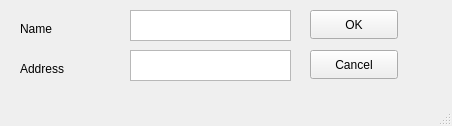
<?xml version="1.0" encoding="UTF-8"?>
<ui version="4.0">
 <class>MainWindow</class>
 <widget class="QMainWindow" name="MainWindow">
  <property name="geometry">
   <rect>
    <x>0</x>
    <y>0</y>
    <width>452</width>
    <height>126</height>
   </rect>
  </property>
  <property name="windowTitle">
   <string>Add Static record</string>
  </property>
  <widget class="QWidget" name="centralwidget">
   <widget class="QLabel" name="label">
    <property name="geometry">
     <rect>
      <x>20</x>
      <y>20</y>
      <width>56</width>
      <height>17</height>
     </rect>
    </property>
    <property name="text">
     <string>Name</string>
    </property>
   </widget>
   <widget class="QTextEdit" name="addressField">
    <property name="geometry">
     <rect>
      <x>130</x>
      <y>50</y>
      <width>161</width>
      <height>31</height>
     </rect>
    </property>
   </widget>
   <widget class="QTextEdit" name="nameField">
    <property name="geometry">
     <rect>
      <x>130</x>
      <y>10</y>
      <width>161</width>
      <height>31</height>
     </rect>
    </property>
   </widget>
   <widget class="QPushButton" name="cancelButton">
    <property name="geometry">
     <rect>
      <x>310</x>
      <y>50</y>
      <width>88</width>
      <height>29</height>
     </rect>
    </property>
    <property name="text">
     <string>Cancel</string>
    </property>
   </widget>
   <widget class="QLabel" name="label_2">
    <property name="geometry">
     <rect>
      <x>20</x>
      <y>60</y>
      <width>91</width>
      <height>17</height>
     </rect>
    </property>
    <property name="text">
     <string>Address</string>
    </property>
   </widget>
   <widget class="QPushButton" name="okButton">
    <property name="geometry">
     <rect>
      <x>310</x>
      <y>10</y>
      <width>88</width>
      <height>29</height>
     </rect>
    </property>
    <property name="text">
     <string>OK</string>
    </property>
   </widget>
  </widget>
  <widget class="QStatusBar" name="statusbar"/>
 </widget>
 <resources/>
 <connections/>
</ui>
